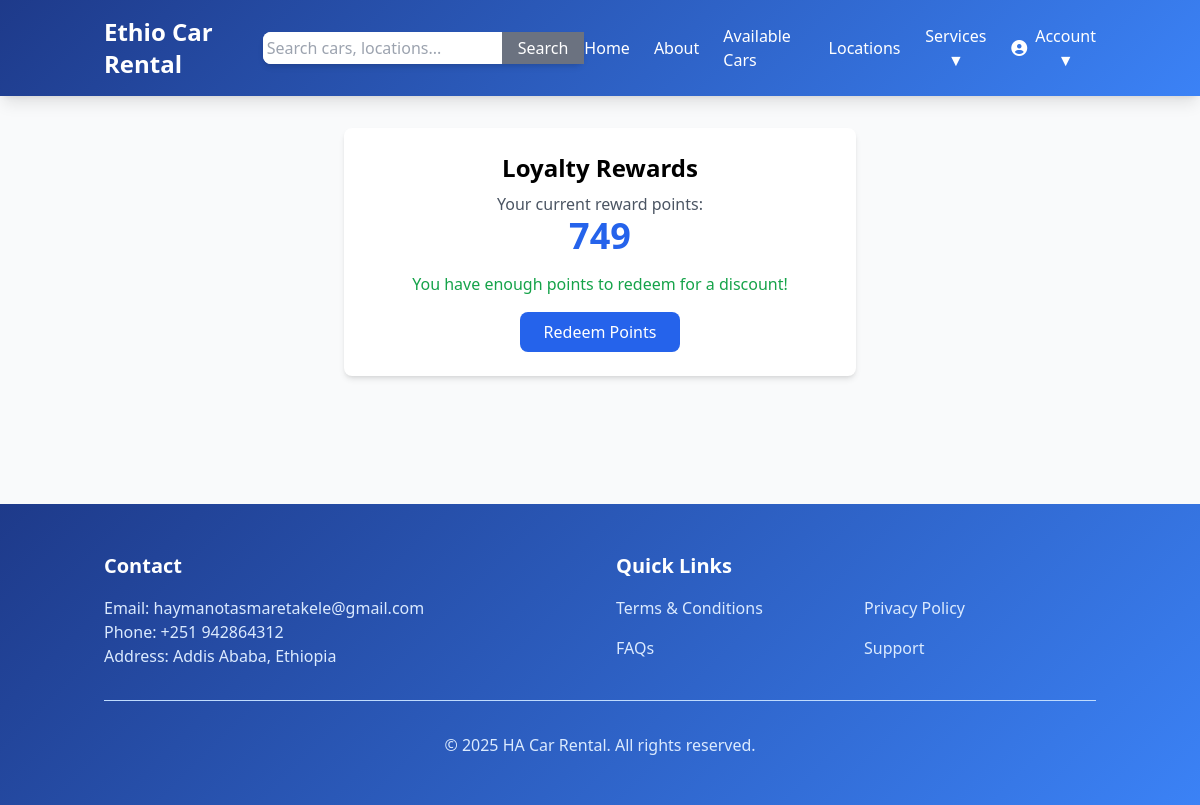
/rewards/ (signed in), run on an earlier commit of the app's database.
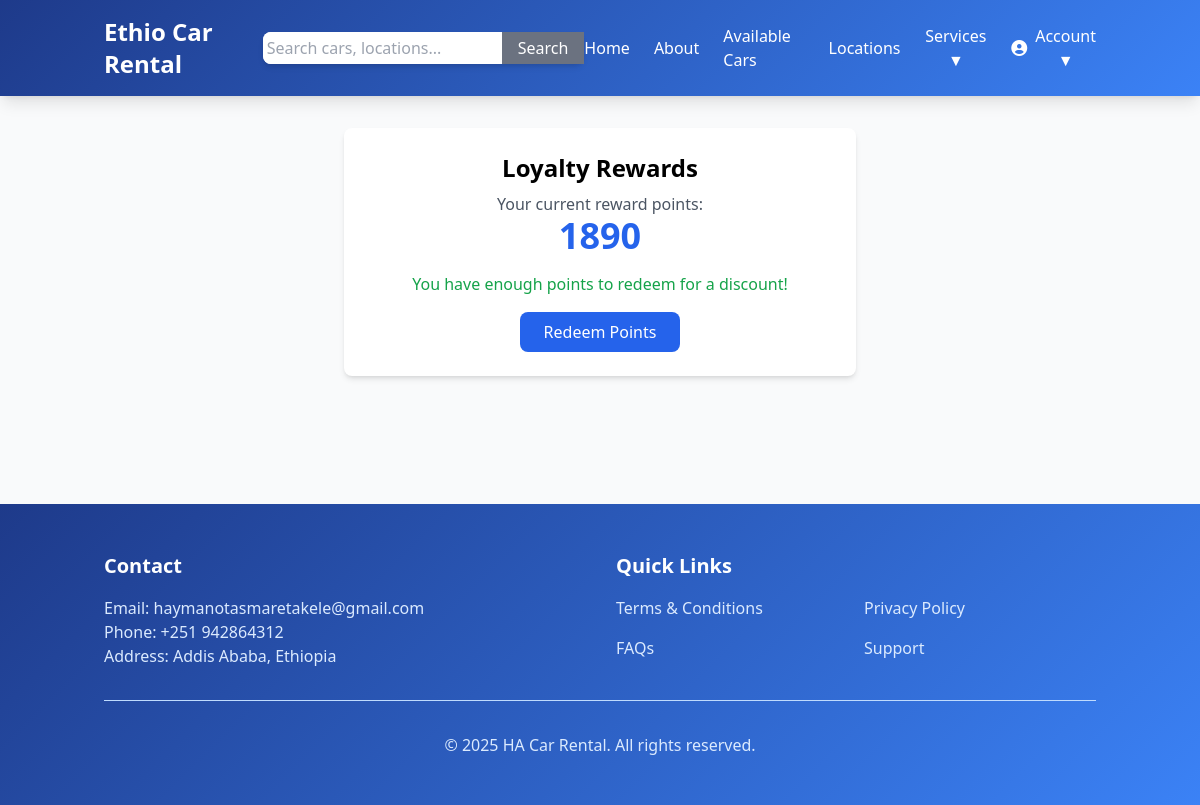
And on a later commit of the database.
### rental/models.py (models this page shows, shortened)
class Reward(models.Model):
    user = models.OneToOneField(User, on_delete=models.CASCADE)
    points = models.PositiveIntegerField(default=0)
    discount_available = models.DecimalField(max_digits=6,decimal_places=2,default=0.00)

### rental/views.py (the view)
# urls.py: path('rewards/', views.user_rewards, name='user_rewards'),
@login_required
def user_rewards(request):
    reward,created = Reward.objects.get_or_create(user=request.user)
    return render(request,"rental/user_rewards.html",{'reward':reward})

### rental/templates/rental/user_rewards.html
{% extends 'rental/base.html' %}
{% block content %}
    <div class="max-w-lg mx-auto bg-white p-6 rounded-lg shadow-md text-center">
        <h2 class="text-2xl font-bold">Loyalty Rewards</h2>
        <p class="text-gray-600 mt-2">Your current reward points:</p>
        <span class="text-blue-600 text-4xl font-bold">{{ reward.points }}</span>
         {% if reward.points|add:0 >= 100 %}
        <p class="text-green-600 mt-4"> You have enough points to redeem for a discount!</p>
        <a href="{% url 'redeem_rewards' %}"
        class="btn-primary mt-4 inline-block px-6 py-2 text-white bg-blue-600 rounded-lg hover:bg-blue-700 transition">
        Redeem Points</a>
        {% else %}
        <p class="text-gray-500 mt-4">Earn more points to unlock rewards!</p>
        {% endif %}
    </div>
{% endblock content %}

What changed in the data, as far as the page shows it:
changed Reward: points "749" → "1890"
